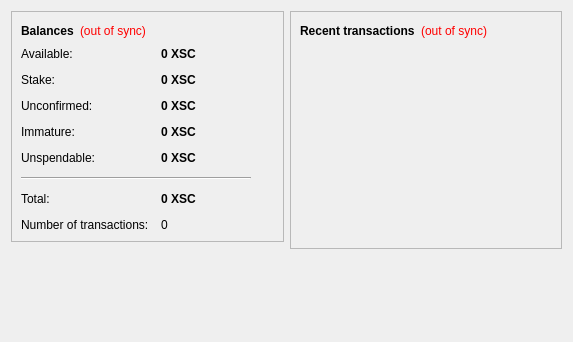
<?xml version="1.0" encoding="UTF-8"?>
<ui version="4.0">
 <class>OverviewPage</class>
 <widget class="QWidget" name="OverviewPage">
  <property name="geometry">
   <rect>
    <x>0</x>
    <y>0</y>
    <width>573</width>
    <height>342</height>
   </rect>
  </property>
  <property name="windowTitle">
   <string>Form</string>
  </property>
  <layout class="QHBoxLayout" name="horizontalLayout" stretch="1,1">
   <item>
    <layout class="QVBoxLayout" name="verticalLayout_2">
     <item>
      <widget class="QFrame" name="frame">
       <property name="frameShape">
        <enum>QFrame::StyledPanel</enum>
       </property>
       <property name="frameShadow">
        <enum>QFrame::Raised</enum>
       </property>
       <layout class="QVBoxLayout" name="verticalLayout_4">
        <item>
         <layout class="QHBoxLayout" name="horizontalLayout_4">
          <item>
           <widget class="QLabel" name="label_5">
            <property name="font">
             <font>
              <weight>75</weight>
              <bold>true</bold>
             </font>
            </property>
            <property name="text">
             <string>Balances</string>
            </property>
           </widget>
          </item>
          <item>
           <widget class="QLabel" name="labelWalletStatus">
            <property name="toolTip">
             <string>The displayed information may be out of date. Your wallet automatically synchronizes with the XSCOIN network after a connection is established, but this process has not completed yet.</string>
            </property>
            <property name="styleSheet">
             <string notr="true">QLabel { color: red; }</string>
            </property>
            <property name="text">
             <string notr="true">(out of sync)</string>
            </property>
            <property name="alignment">
             <set>Qt::AlignLeading|Qt::AlignLeft|Qt::AlignVCenter</set>
            </property>
           </widget>
          </item>
          <item>
           <spacer name="horizontalSpacer_2">
            <property name="orientation">
             <enum>Qt::Horizontal</enum>
            </property>
            <property name="sizeHint" stdset="0">
             <size>
              <width>40</width>
              <height>20</height>
             </size>
            </property>
           </spacer>
          </item>
         </layout>
        </item>
        <item>
         <layout class="QFormLayout" name="formLayout_2">
          <property name="fieldGrowthPolicy">
           <enum>QFormLayout::AllNonFixedFieldsGrow</enum>
          </property>
          <property name="horizontalSpacing">
           <number>12</number>
          </property>
          <property name="verticalSpacing">
           <number>12</number>
          </property>
          <item row="0" column="0">
           <widget class="QLabel" name="labelAvailableText">
            <property name="toolTip">
             <string>Your current available balance</string>
            </property>
            <property name="text">
             <string>Available:</string>
            </property>
           </widget>
          </item>
          <item row="0" column="1">
           <widget class="QLabel" name="labelAvailable">
            <property name="font">
             <font>
              <weight>75</weight>
              <bold>true</bold>
             </font>
            </property>
            <property name="cursor">
             <cursorShape>IBeamCursor</cursorShape>
            </property>
            <property name="toolTip">
             <string>Your current available balance</string>
            </property>
            <property name="text">
             <string notr="true">0 XSC</string>
            </property>
            <property name="alignment">
             <set>Qt::AlignLeading|Qt::AlignLeft|Qt::AlignVCenter</set>
            </property>
            <property name="textInteractionFlags">
             <set>Qt::LinksAccessibleByMouse|Qt::TextSelectableByKeyboard|Qt::TextSelectableByMouse</set>
            </property>
           </widget>
          </item>
          <item row="1" column="0">
           <widget class="QLabel" name="label_6">
            <property name="toolTip">
             <string>Total of coins that was staked, and do not yet count toward the current balance</string>
            </property>
            <property name="text">
             <string>Stake:</string>
            </property>
           </widget>
          </item>
          <item row="1" column="1">
           <widget class="QLabel" name="labelStake">
            <property name="font">
             <font>
              <weight>75</weight>
              <bold>true</bold>
             </font>
            </property>
            <property name="cursor">
             <cursorShape>IBeamCursor</cursorShape>
            </property>
            <property name="toolTip">
             <string>Total of coins that was staked, and do not yet count toward the current balance</string>
            </property>
            <property name="text">
             <string notr="true">0 XSC</string>
            </property>
            <property name="alignment">
             <set>Qt::AlignLeading|Qt::AlignLeft|Qt::AlignVCenter</set>
            </property>
            <property name="textInteractionFlags">
             <set>Qt::LinksAccessibleByMouse|Qt::TextSelectableByKeyboard|Qt::TextSelectableByMouse</set>
            </property>
           </widget>
          </item>
          <item row="2" column="0">
           <widget class="QLabel" name="label_3">
            <property name="toolTip">
             <string>Total of transactions that have yet to be confirmed, and do not yet count toward the current balance</string>
            </property>
            <property name="text">
             <string>Unconfirmed:</string>
            </property>
           </widget>
          </item>
          <item row="2" column="1">
           <widget class="QLabel" name="labelUnconfirmed">
            <property name="font">
             <font>
              <weight>75</weight>
              <bold>true</bold>
             </font>
            </property>
            <property name="cursor">
             <cursorShape>IBeamCursor</cursorShape>
            </property>
            <property name="toolTip">
             <string>Total of transactions that have yet to be confirmed, and do not yet count toward the current balance</string>
            </property>
            <property name="text">
             <string notr="true">0 XSC</string>
            </property>
            <property name="alignment">
             <set>Qt::AlignLeading|Qt::AlignLeft|Qt::AlignVCenter</set>
            </property>
            <property name="textInteractionFlags">
             <set>Qt::LinksAccessibleByMouse|Qt::TextSelectableByKeyboard|Qt::TextSelectableByMouse</set>
            </property>
           </widget>
          </item>
          <item row="3" column="0">
           <widget class="QLabel" name="labelImmatureText">
            <property name="toolTip">
             <string>Mined balance that has not yet matured</string>
            </property>
            <property name="text">
             <string>Immature:</string>
            </property>
           </widget>
          </item>
          <item row="3" column="1">
           <widget class="QLabel" name="labelImmature">
            <property name="font">
             <font>
              <weight>75</weight>
              <bold>true</bold>
             </font>
            </property>
            <property name="toolTip">
             <string>Mined balance that has not yet matured</string>
            </property>
            <property name="text">
             <string notr="true">0 XSC</string>
            </property>
            <property name="alignment">
             <set>Qt::AlignLeading|Qt::AlignLeft|Qt::AlignVCenter</set>
            </property>
            <property name="textInteractionFlags">
             <set>Qt::LinksAccessibleByMouse|Qt::TextSelectableByKeyboard|Qt::TextSelectableByMouse</set>
            </property>
           </widget>
          </item>
          <item row="4" column="0">
           <widget class="QLabel" name="labelBalanceWatchOnlyText">
            <property name="toolTip">
             <string>Your unspendable balance</string>
            </property>
            <property name="text">
             <string>Unspendable:</string>
            </property>
           </widget>
          </item>
          <item row="4" column="1">
           <widget class="QLabel" name="labelBalanceWatchOnly">
            <property name="font">
             <font>
              <weight>75</weight>
              <bold>true</bold>
             </font>
            </property>
            <property name="cursor">
             <cursorShape>IBeamCursor</cursorShape>
            </property>
            <property name="toolTip">
             <string>Your unspendable balance</string>
            </property>
            <property name="text">
             <string notr="true">0 XSC</string>
            </property>
            <property name="alignment">
             <set>Qt::AlignLeading|Qt::AlignLeft|Qt::AlignVCenter</set>
            </property>
            <property name="textInteractionFlags">
             <set>Qt::LinksAccessibleByMouse|Qt::TextSelectableByKeyboard|Qt::TextSelectableByMouse</set>
            </property>
           </widget>
          </item>
          <item row="5" column="0" colspan="2">
           <widget class="Line" name="line">
            <property name="maximumSize">
             <size>
              <width>230</width>
              <height>16777215</height>
             </size>
            </property>
            <property name="orientation">
             <enum>Qt::Horizontal</enum>
            </property>
           </widget>
          </item>
          <item row="6" column="0">
           <widget class="QLabel" name="labelTotalText">
            <property name="toolTip">
             <string>Your current total balance</string>
            </property>
            <property name="text">
             <string>Total:</string>
            </property>
           </widget>
          </item>
          <item row="6" column="1">
           <widget class="QLabel" name="labelTotal">
            <property name="font">
             <font>
              <weight>75</weight>
              <bold>true</bold>
             </font>
            </property>
            <property name="toolTip">
             <string>Your current total balance</string>
            </property>
            <property name="text">
             <string notr="true">0 XSC</string>
            </property>
            <property name="alignment">
             <set>Qt::AlignLeading|Qt::AlignLeft|Qt::AlignVCenter</set>
            </property>
            <property name="textInteractionFlags">
             <set>Qt::LinksAccessibleByMouse|Qt::TextSelectableByKeyboard|Qt::TextSelectableByMouse</set>
            </property>
           </widget>
          </item>
          <item row="7" column="0">
           <widget class="QLabel" name="label_2">
            <property name="toolTip">
             <string>Total number of transactions in wallet</string>
            </property>
            <property name="text">
             <string>Number of transactions:</string>
            </property>
           </widget>
          </item>
          <item row="7" column="1">
           <widget class="QLabel" name="labelNumTransactions">
            <property name="toolTip">
             <string>Total number of transactions in wallet</string>
            </property>
            <property name="text">
             <string notr="true">0</string>
            </property>
           </widget>
          </item>
         </layout>
        </item>
       </layout>
      </widget>
     </item>
     <item>
      <spacer name="verticalSpacer">
       <property name="orientation">
        <enum>Qt::Vertical</enum>
       </property>
       <property name="sizeHint" stdset="0">
        <size>
         <width>20</width>
         <height>40</height>
        </size>
       </property>
      </spacer>
     </item>
    </layout>
   </item>
   <item>
    <layout class="QVBoxLayout" name="verticalLayout_3">
     <item>
      <widget class="QFrame" name="frame_2">
       <property name="frameShape">
        <enum>QFrame::StyledPanel</enum>
       </property>
       <property name="frameShadow">
        <enum>QFrame::Raised</enum>
       </property>
       <layout class="QVBoxLayout" name="verticalLayout">
        <item>
         <layout class="QHBoxLayout" name="horizontalLayout_2">
          <item>
           <widget class="QLabel" name="label_4">
            <property name="text">
             <string>&lt;b&gt;Recent transactions&lt;/b&gt;</string>
            </property>
           </widget>
          </item>
          <item>
           <widget class="QLabel" name="labelTransactionsStatus">
            <property name="toolTip">
             <string>The displayed information may be out of date. Your wallet automatically synchronizes with the XSCOIN network after a connection is established, but this process has not completed yet.</string>
            </property>
            <property name="styleSheet">
             <string notr="true">QLabel { color: red; }</string>
            </property>
            <property name="text">
             <string notr="true">(out of sync)</string>
            </property>
            <property name="alignment">
             <set>Qt::AlignRight|Qt::AlignTrailing|Qt::AlignVCenter</set>
            </property>
           </widget>
          </item>
          <item>
           <spacer name="horizontalSpacer">
            <property name="orientation">
             <enum>Qt::Horizontal</enum>
            </property>
            <property name="sizeHint" stdset="0">
             <size>
              <width>40</width>
              <height>20</height>
             </size>
            </property>
           </spacer>
          </item>
         </layout>
        </item>
        <item>
         <widget class="QListView" name="listTransactions">
          <property name="styleSheet">
           <string notr="true">QListView { background: transparent; }</string>
          </property>
          <property name="frameShape">
           <enum>QFrame::NoFrame</enum>
          </property>
          <property name="verticalScrollBarPolicy">
           <enum>Qt::ScrollBarAlwaysOff</enum>
          </property>
          <property name="horizontalScrollBarPolicy">
           <enum>Qt::ScrollBarAlwaysOff</enum>
          </property>
          <property name="selectionMode">
           <enum>QAbstractItemView::NoSelection</enum>
          </property>
         </widget>
        </item>
       </layout>
      </widget>
     </item>
     <item>
      <spacer name="verticalSpacer_2">
       <property name="orientation">
        <enum>Qt::Vertical</enum>
       </property>
       <property name="sizeHint" stdset="0">
        <size>
         <width>20</width>
         <height>40</height>
        </size>
       </property>
      </spacer>
     </item>
    </layout>
   </item>
  </layout>
 </widget>
 <resources/>
 <connections/>
</ui>
